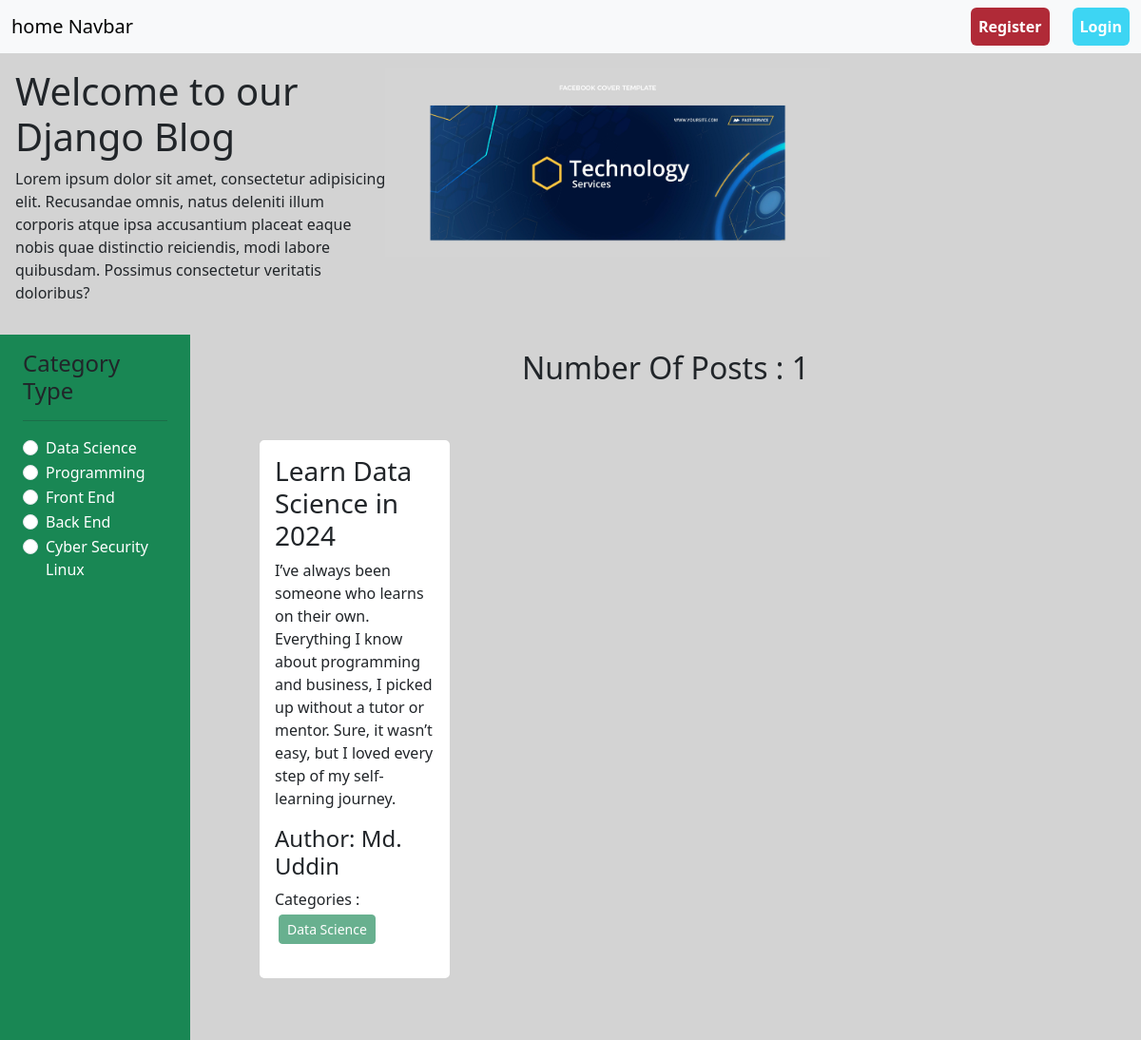
The page /category/data-science/ on the database its author committed.
### categories/models.py (models this page shows, shortened)
class Category(models.Model):
    name=models.CharField(max_length=100,unique=True)
    slug=models.SlugField(max_length=100,unique=True,null=True,blank=True)

### posts/models.py (models this page shows, shortened)
class Post(models.Model):
    title=models.CharField(max_length=255)
    content=models.TextField()
    category=models.ManyToManyField(to=Category)
    author=models.ForeignKey(to=User,on_delete=models.CASCADE)

### ProjectClassBlog/views.py (the view)
# urls.py: 2. Add a URL to urlpatterns:  path('', views.home, name='home')
def home(request,category_slug=None):
    data=Post.objects.all()
    if category_slug is not None:
        category=Category.objects.get(slug=category_slug)
        data=Post.objects.filter(category=category)
    categories=Category.objects.all()
    return render(request,'home.html',{'data':data,'category':categories})

### templates/home.html
{% extends "base.html" %} {% load static %} {% block content %}
<div class="d-flex flex-wrap p-3">
  <div class="col-4">
    <h1>Welcome to our Django Blog</h1>
    <p>
      Lorem ipsum dolor sit amet, consectetur adipisicing elit. Recusandae
      omnis, natus deleniti illum corporis atque ipsa accusantium placeat eaque
      nobis quae distinctio reiciendis, modi labore quibusdam. Possimus
      consectetur veritatis doloribus?
    </p>
  </div>
  <div class="col-8"><img src="{% static "image/Header.jpg" %}" style='width:60%' alt=""></div>
</div>
<div class="d-flex flex-wrap">
  <div class="col-2 px-4 pt-3 bg-success">
    <h4>Category Type</h4>
    <hr />
    {% for check in category %}
    <div class="form-check">
      <input
        class="form-check-input"
        type="radio"
        name="category"
        id="{{check.id}}"
      />
      <label class="form-check-label" for="{{check.id}}">
        <a
          class="text-decoration-none fw-medium text-white"
          href="{% url 'category_wise_post' check.slug %}"
          >{{check.name}}</a
        >
      </label>
    </div>
    {% endfor %}
  </div>
  <div class="col-10 p-3">
    <h2 class='text-center'>Number Of Posts : {{data | length}}</h2>
    <div class="d-flex flex-wrap px-5 pt-5 mb-5">
      {% for value in data %}
      <div class="col-sm-3">
        <div class="card mx-2">
          <div class="card-body">
            <h3 class="card-title">{{value.title}}</h3>
            <p class="card-text">{{value.content}}</p>
            <h4>
              Author: {{value.author.first_name}} {{value.author.last_name}}
            </h4>
            <p>
              Categories : {% for cat in value.category.all %}
              <button class="btn btn-success btn-sm m-1" disabled="disabled">
                {{cat.name}}
              </button>
              {% endfor %}
            </p>
          </div>
        </div>
      </div>
      {% endfor %}
    </div>
  </div>
</div>
{% endblock content %}

### rows shown on the page
Category: name "Data Science"
Category: name "Programming"
Category: name "Front End"
Category: name "Back End"
Category: name "Cyber Security Linux"
Post: title "Learn Data Science in 2024", content "I’ve always been someone who learns on their own. Everything I know about programming and business, I picked up without a tutor or mentor. Sure, it wasn’t easy, but I loved every step of my self-learning journey.", author.first_name "Md.", author.last_name "Uddin"

### other values the page prints
{{ data | length }} "1"
